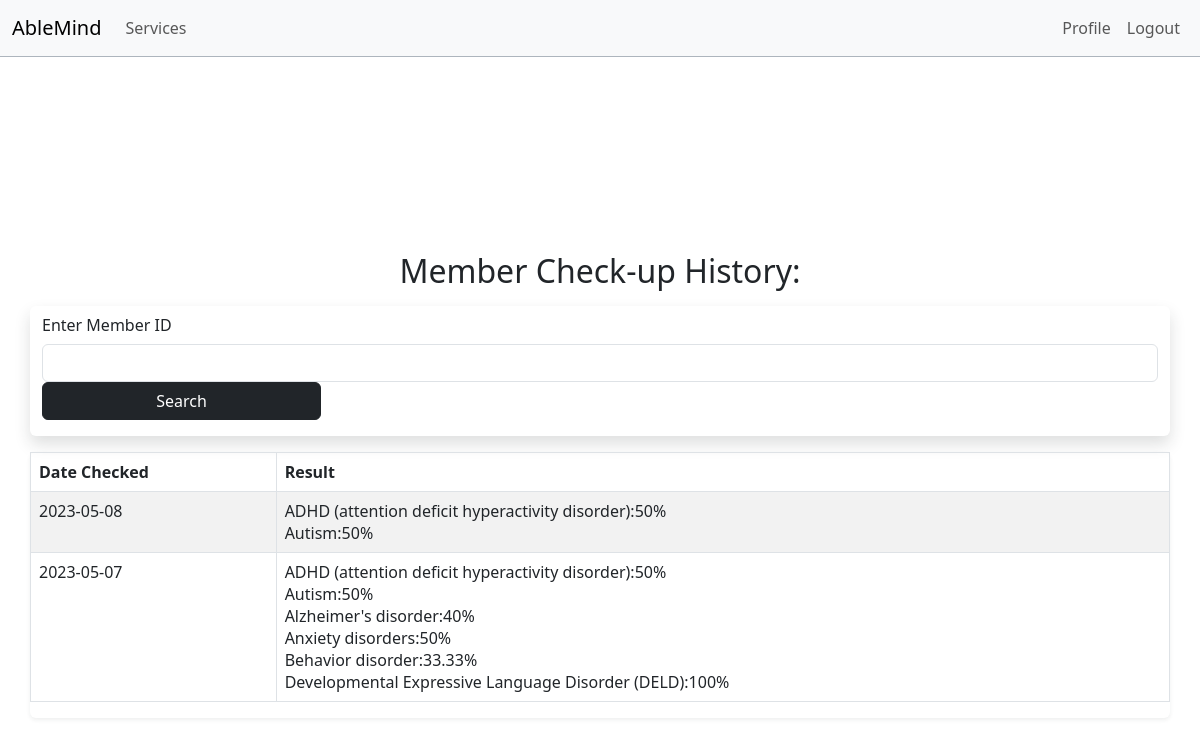
/specialistMyHealth.php?memberId=2, run on an earlier commit of the app's database.
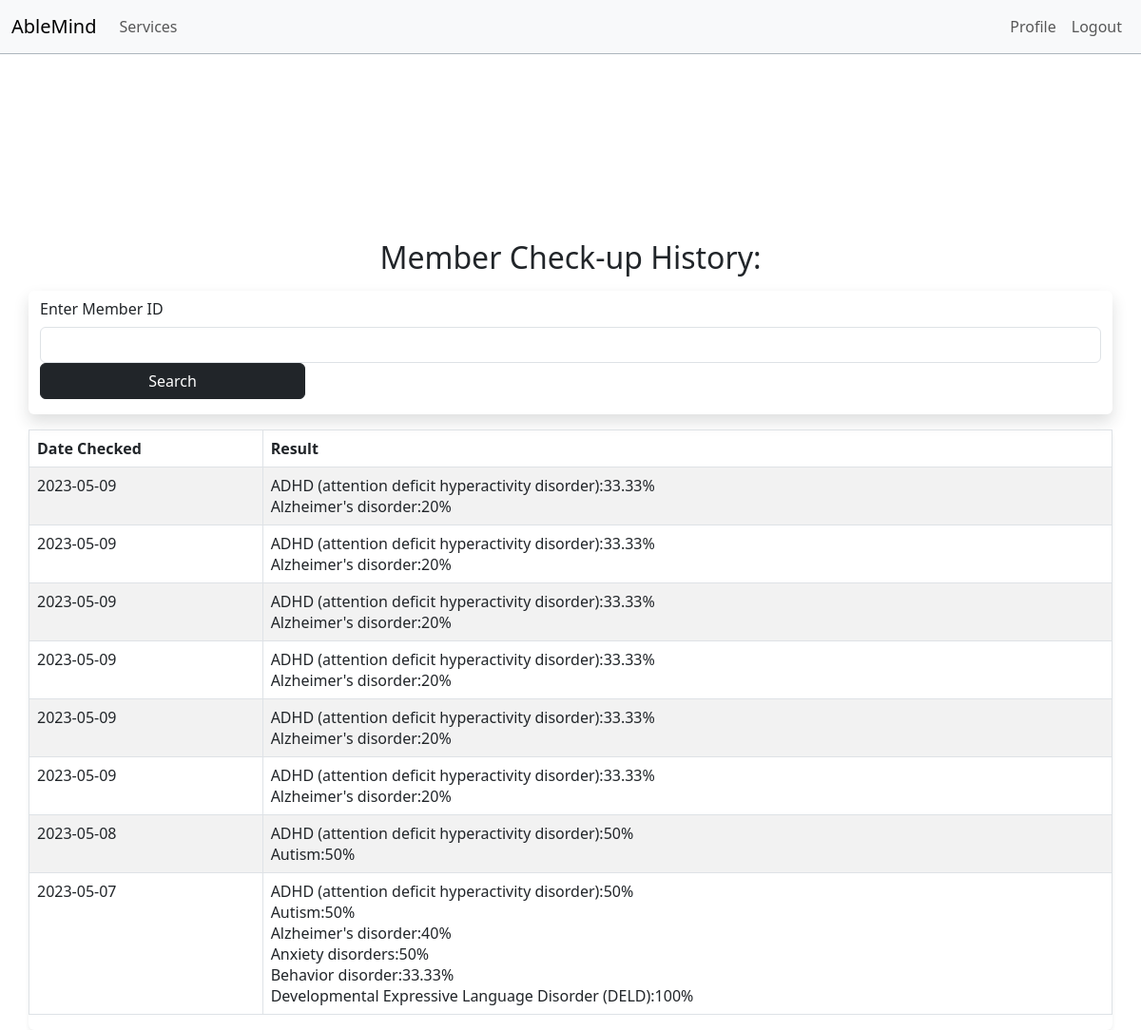
And on a later commit of the database.
### tables this page shows
CREATE TABLE `checkup_history` (
  `check_hist_id` int(11) NOT NULL,
  `user_id` int(11) NOT NULL,
  `date` varchar(15) NOT NULL,
  `result_in_json` varchar(1000) NOT NULL
);

CREATE TABLE `diseases` (
  `disease_id` int(11) NOT NULL,
  `disease` varchar(80) NOT NULL,
  `status` varchar(10) NOT NULL DEFAULT 'active'
);

### specialistMyHealth.php (the view, shortened to what this page needs)
<?php
require("navbar_specialist.php");
if (isset($_GET['memberId'])) {
  require('project_connection.php');
  $userId = $_GET['memberId'];
  $sql = "SELECT * FROM checkup_history WHERE user_id = '$userId' ORDER BY date DESC";
  $result = $db->query($sql);
  $rows = $result->fetchAll();
}
?>
<!DOCTYPE html>
<html lang="en">
<head>
  <link href="./assets/dist/css/bootstrap.min.css" rel="stylesheet">
</head>
<body>
  <br><br><br>
  <div class="mx-auto" style="width:150px; height:150px;">
  </div>
  <div class="container-md" style="margin-top: 30px;">
    <h2 class="my-3 text-center">Member Check-up History:</h2>
    <div class="row ">
      <div class="vstack gap-3">
        <div class="row shadow rounded">
          <form>
            <label for="searchHistory" class="col-sm-3 col-md-4 col-form-label">Enter Member ID</label>
            <input type="text" id='searchHistory' name='memberId' class="form-control col-sm-6 col-md-5">
            <button type="submit" class="btn btn-dark col-sm-3 col-md-3">Search</button>
          </form>
        </div>
        <div class="row shadow-sm rounded">
          <table class="table table-bordered border-black table-striped">
            <thead>
              <tr>
                <th scope='col'>Date Checked</th>
                <th scope='col'>Result</th>
              </tr>
            </thead>
            <tbody>
              <?php
              if (isset($_GET['memberId'])) {
                $sqlDisorderName = "SELECT disease FROM diseases WHERE disease_id = :disease_id";
                $preparedstmt = $db->prepare($sqlDisorderName);
                foreach ($rows as $row) {
                  $jsonResult = json_decode($row['result_in_json'], true);
                  echo "<tr>";
                  echo "<td >" . $row['date'] . "</td>";
                  $resultCleaned = "";
                  foreach ($jsonResult as $key => $row) {
                    $preparedstmt->bindParam(':disease_id', $key);
                    $preparedstmt->execute();
                    $disorderName = $preparedstmt->fetch();
                    $resultCleaned .= $disorderName['disease'] . ":" . $jsonResult[$key]['percentage'] . "% <br>";
                  }
                  $resultCleaned = rtrim($resultCleaned, " ,");
                  echo "<td>" . $resultCleaned . "</td>";
                  echo "</tr>";
                }
              }
              ?>
            </tbody>
          </table>
        </div>
      </div>
    </div>
</body>
</html>

What changed in the data, as far as the page shows it:
added checkup_history: date "2023-05-09", result_in_json "33.33", result_in_json "20", diseases (disease "ADHD (attention deficit hyperactivity disorder)"), diseases (disease "Alzheimer's disorder")
added checkup_history: date "2023-05-09", result_in_json "33.33", result_in_json "20", diseases (disease "ADHD (attention deficit hyperactivity disorder)"), diseases (disease "Alzheimer's disorder")
added checkup_history: date "2023-05-09", result_in_json "33.33", result_in_json "20", diseases (disease "ADHD (attention deficit hyperactivity disorder)"), diseases (disease "Alzheimer's disorder")
added checkup_history: date "2023-05-09", result_in_json "33.33", result_in_json "20", diseases (disease "ADHD (attention deficit hyperactivity disorder)"), diseases (disease "Alzheimer's disorder")
added checkup_history: date "2023-05-09", result_in_json "33.33", result_in_json "20", diseases (disease "ADHD (attention deficit hyperactivity disorder)"), diseases (disease "Alzheimer's disorder")
added checkup_history: date "2023-05-09", result_in_json "33.33", result_in_json "20", diseases (disease "ADHD (attention deficit hyperactivity disorder)"), diseases (disease "Alzheimer's disorder")
